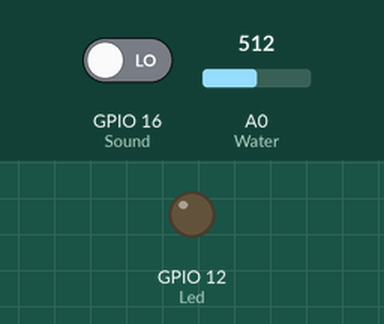
Recording of a sketch running on a simulated ESP8266 (NodeMCU). Shown: output pins drawn as LEDs (lit = HIGH). The test bench sets the inputs (shaded band); at power-on: GPIO 16 (Sound) LOW, A0 (Water) = 512. WiFi joins after 1.5 s; servers stay silent unless stated; the Firebase database answers and starts empty; what the sketch prints to the serial monitor is not drawn.

Above: at 5.7 s.
5.8 s: GPIO 16 (Sound) driven HIGH
At 8.1 s:
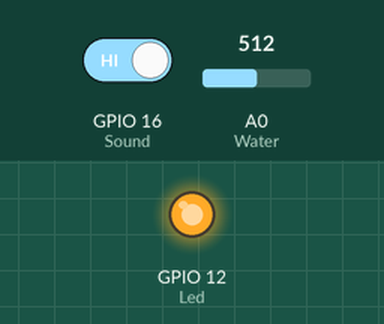
8.6 s: GPIO 16 (Sound) driven LOW
At 9.8 s:
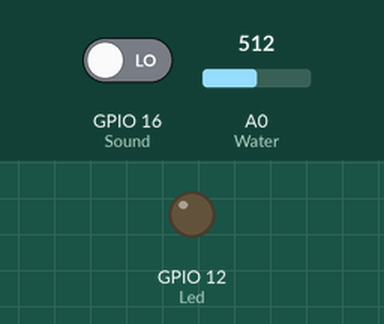
Timing chart, 0 to 11.6 s (numbered marks = the images above; inputs shaded):
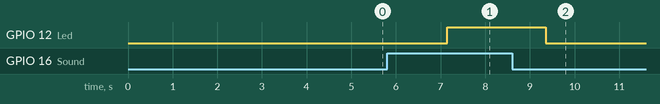

The sketch:

Firebase_Upload.ino
```cpp
#include "FirebaseESP8266.h"
#include <ESP8266WiFi.h>

// Define Text
#define FIREBASE_HOST "https://firebase-anda.firebaseio.com/"
#define FIREBASE_AUTH "Secret Code Firebase"
#define WIFI_SSID "SSID"
#define WIFI_PASSWORD "PASSWORD"

// Define Interface
FirebaseData firebaseData;
String path = "/Node1";
int Led = 12 ; //LED on pin D6
int Sound = 16; //Sound Sensor on pin D0
int Water = A0; //Water Level Sensor on pin A0

void setup ()
{
  // Begin
  Serial.begin(9600);
  delay(3000);

  // Connecting to WiFi
  WiFi.begin(WIFI_SSID, WIFI_PASSWORD); //Connect to Wifi
  Serial.print("Connecting");
  while (WiFi.status() != WL_CONNECTED){
    delay(500);
    Serial.print(".");
  }
  Serial.println("\nConnected!"); //Connected to Wifi

  // Connecting to Firebase
  Firebase.begin(FIREBASE_HOST, FIREBASE_AUTH); //Connect to Firebase

  // Define Mode
  pinMode(Led, OUTPUT);
  pinMode(Sound, INPUT);
  pinMode(Water, INPUT);
}
void loop ()
{
  // Sound Sensor
  Firebase.getInt(firebaseData, path + "/sound"); //get sound value from firebase
  int val = digitalRead(Sound); //read sound sensor value
  Serial.print("Sound : ");
  Serial.println(firebaseData.intData()); //print the sound value to serial
  if(val == 1){
    Firebase.setInt(firebaseData, path + "/sound", 1); //send sound value to firebase
    Firebase.setInt(firebaseData, path + "/lamp1", 1); //send lamp value to firebase
    digitalWrite(Led, HIGH);
  }
  else if(val==0){
    Firebase.setInt(firebaseData, path + "/sound", 0); //send sound value to firebase
    Firebase.setInt(firebaseData, path + "/lamp1", 0); //send lamp value to firebase
    digitalWrite(Led, LOW);
  }

  // Water Sensor
  int val2 = analogRead(Water); //read water level sensor value
  Serial.print("Water : ");
  Serial.println(val2); //print the water value to serial
  Firebase.setInt(firebaseData, path + "/water", val2); //send water value to firebase

  // Delay
  delay(500);
}
```

Measured:
- after the input at 5.8 s, GPIO 12 (Led): LOW → HIGH after 1.4 s
- after the input at 8.6 s, GPIO 12 (Led): HIGH → LOW after 0.75 s
